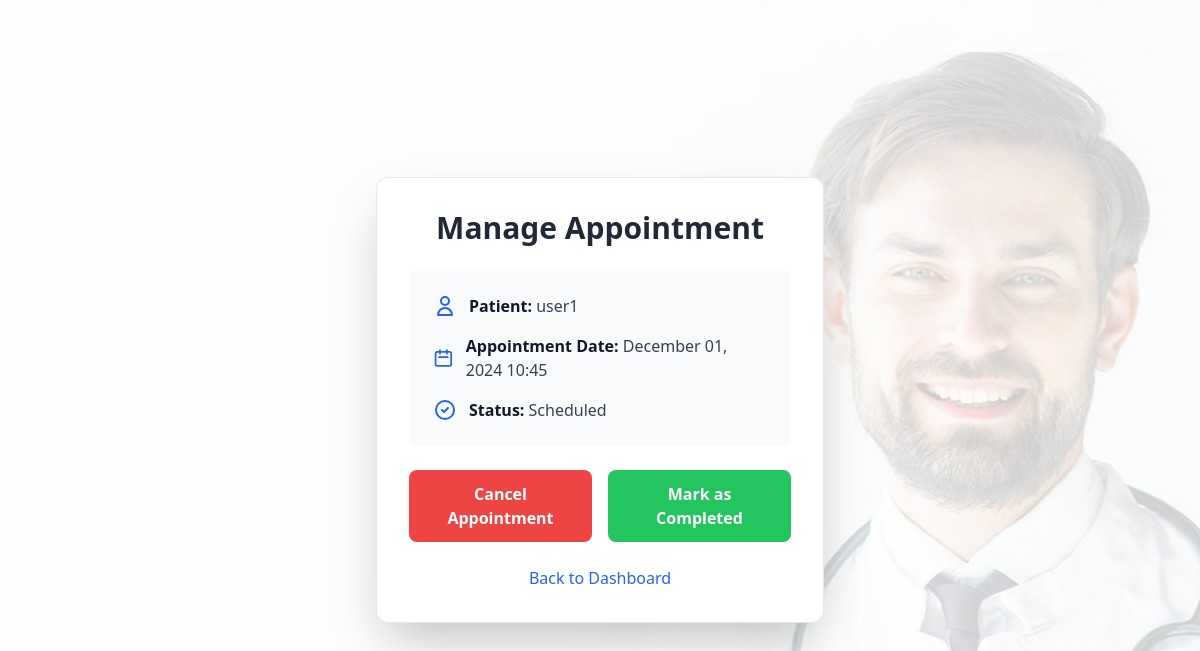
/appointment/manage/18/ (signed in), run on the app's committed database.
### patient/models.py (models this page shows, shortened)
class Appointment(models.Model):
    patient = models.ForeignKey(Patient, on_delete=models.CASCADE)
    doctor = models.ForeignKey(Doctor, on_delete=models.SET_NULL, null=True, blank=True)
    appointment_date = models.DateTimeField()
    preferred_time = models.TimeField(null=True, blank=True)
    status = models.CharField(max_length=50, choices=[
        ('SCHEDULED', 'Scheduled'),
        ('CANCELLED', 'Cancelled'),
        ('COMPLETED', 'Completed')
    ], default='SCHEDULED')

class Patient(models.Model):
    user = models.OneToOneField(User, on_delete=models.CASCADE)
    first_name = models.CharField(max_length=100)
    last_name = models.CharField(max_length=100)
    date_of_birth = models.DateField()
    phone_number = models.CharField(max_length=15)
    email = models.EmailField(unique=True)
    medical_history = models.TextField(blank=True, help_text='Previous medical conditions and treatments')
    medications = models.TextField(blank=True, help_text='Current medications')
    allergies = models.TextField(blank=True, help_text='Known allergies')

### doctor/views.py (the view, shortened to what this page needs)
# urls.py: path('appointment/manage/<int:appointment_id>/', views.manage_appointment, name='manage_appointment'),
@login_required
def manage_appointment(request, appointment_id):
    appointment = get_object_or_404(Appointment, id=appointment_id, doctor=request.user.doctor)
    return render(request, 'doctor/manage_appointment.html', {'appointment': appointment})

### templates/doctor/manage_appointment.html (shortened to what this page needs)
<!DOCTYPE html>
<html lang="en">
<head>
    <script src="https://cdn.tailwindcss.com"></script>
</head>
<body class="min-h-screen flex items-center justify-center bg-gray-100 font-sans">
    <div class="w-full max-w-md p-8 space-y-6 bg-white shadow-2xl rounded-xl border border-gray-200">
        <h1 class="text-3xl font-bold text-center text-gray-800 mb-6">Manage Appointment</h1>
        <div class="space-y-4 bg-gray-50 p-6 rounded-lg">
            <div class="flex items-center">
                <svg class="w-6 h-6 text-blue-600 mr-3" fill="none" stroke="currentColor" viewBox="0 0 24 24" xmlns="http://www.w3.org/2000/svg">
                    <path stroke-linecap="round" stroke-linejoin="round" stroke-width="2" d="M16 7a4 4 0 11-8 0 4 4 0 018 0zM12 14a7 7 0 00-7 7h14a7 7 0 00-7-7z"></path>
                </svg>
                <p class="text-gray-700">
                    <strong class="text-gray-900">Patient:</strong> {{ appointment.patient.user.username }}
                </p>
            </div>
            <div class="flex items-center">
                <svg class="w-6 h-6 text-blue-600 mr-3" fill="none" stroke="currentColor" viewBox="0 0 24 24" xmlns="http://www.w3.org/2000/svg">
                    <path stroke-linecap="round" stroke-linejoin="round" stroke-width="2" d="M8 7V3m8 4V3m-9 8h10M5 21h14a2 2 0 002-2V7a2 2 0 00-2-2H5a2 2 0 00-2 2v12a2 2 0 002 2z"></path>
                </svg>
                <p class="text-gray-700">
                    <strong class="text-gray-900">Appointment Date:</strong> {{ appointment.appointment_date|date:"F d, Y H:i" }}
                </p>
            </div>
            <div class="flex items-center">
                <svg class="w-6 h-6 text-blue-600 mr-3" fill="none" stroke="currentColor" viewBox="0 0 24 24" xmlns="http://www.w3.org/2000/svg">
                    <path stroke-linecap="round" stroke-linejoin="round" stroke-width="2" d="M9 12l2 2 4-4m6 2a9 9 0 11-18 0 9 9 0 0118 0z"></path>
                </svg>
                <p class="text-gray-700">
                    <strong class="text-gray-900">Status:</strong> {{ appointment.get_status_display }}
                </p>
            </div>
        </div>
        <form method="POST" class="space-y-4">
            <div class="flex justify-between space-x-4">
                <button type="submit" name="action" value="cancel" class="flex-1 bg-red-500 hover:bg-red-600 text-white font-bold py-3 px-4 rounded-lg transition duration-300 ease-in-out transform hover:-translate-y-1 hover:scale-105 focus:outline-none focus:ring-2 focus:ring-red-500 focus:ring-opacity-50">
                    Cancel Appointment
                </button>
                <button type="submit" name="action" value="complete" class="flex-1 bg-green-500 hover:bg-green-600 text-white font-bold py-3 px-4 rounded-lg transition duration-300 ease-in-out transform hover:-translate-y-1 hover:scale-105 focus:outline-none focus:ring-2 focus:ring-green-500 focus:ring-opacity-50">
                    Mark as Completed
                </button>
            </div>
        </form>
        <div class="text-center">
            <a href="{% url 'doctor_dashboard' %}" class="text-blue-600 hover:text-blue-800 hover:underline transition duration-300 ease-in-out">
                Back to Dashboard
            </a>
        </div>
    </div>
</body>
</html>

### templates/doctor/manage_appointment.html (style rules this page uses)
body { background-image: linear-gradient(rgba(255,255,255,0.8), rgba(255,255,255,0.8)), url('/static/doctor/slider3.jpg'); background-size: cover; background-position: center; background-attachment: fixed; }

### data on the page
Appointment: patient.user.username "user1", appointment_date "December 01, 2024 10:45", status "Scheduled"
